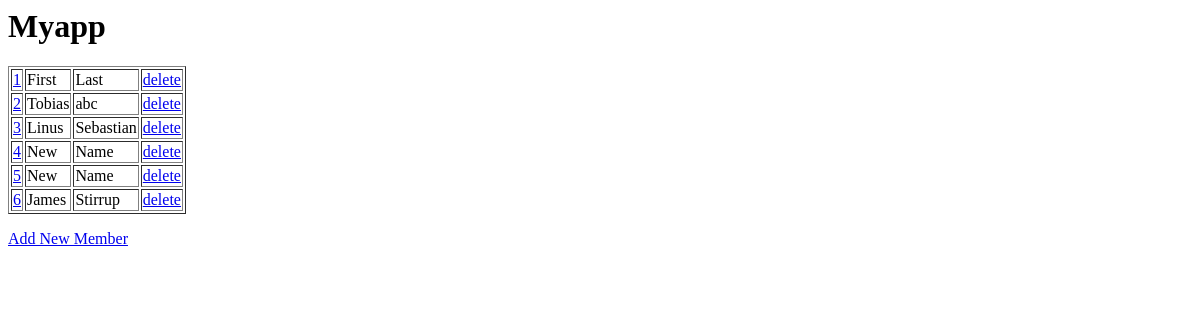
The page /myapp/ on the database as committed earlier.
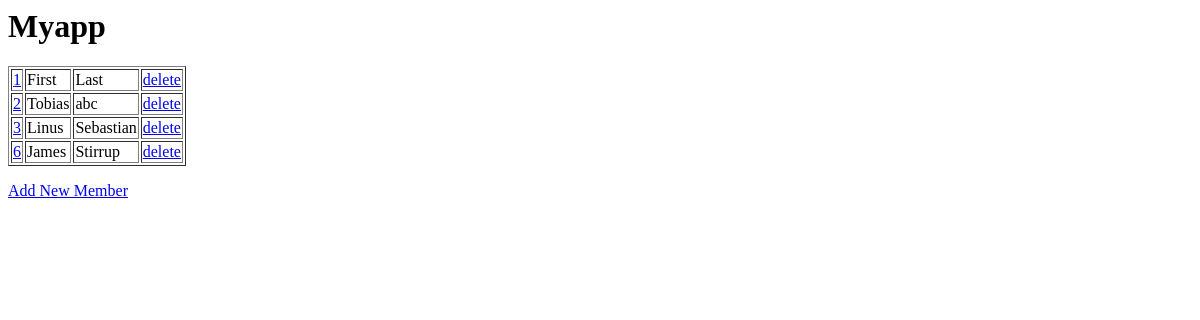
The same page on the database as committed later.
### myapp/models.py (models this page shows)
class Myapp(models.Model):
    firstname=models.CharField(max_length=255)
    lastname=models.CharField(max_length=255)

### myapp/views.py (the view)
# urls.py: urlpatterns = [path('',views.index,name='index'),
def index(request):
   mymembers=Myapp.objects.all().values()
   template=loader.get_template('index.html')
   context={
            'mymembers':mymembers,
           }
   return HttpResponse(template.render(context,request))

### myapp/templates/index.html
<h1>Myapp</h1>
<table border = "1">
{% for x in mymembers %}
<tr>
<td><a href="update/{{ x.id }}">{{ x.id }}</a></td>
<td>{{x.firstname}}</td>
<td>{{x.lastname}}</td>
<td><a href="delete/{{ x.id }}">delete</a></td>
</tr>{%endfor%}
</table>
<p>
<a href="add/">Add New Member</a>
</p>

Rows that differ between the two databases and show on the page:
removed Myapp: id "4", firstname "New", lastname "Name"
removed Myapp: id "5", firstname "New", lastname "Name"
